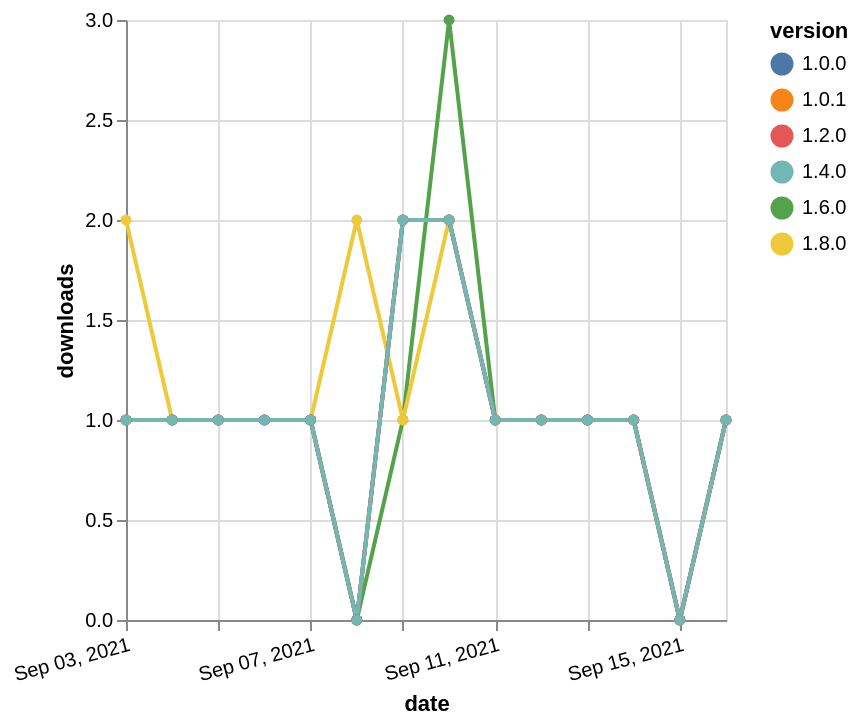

Here is the Vega-Lite specification saved for this chart:
### Vega-Lite specification from a JSON file in a GitHub repository (floating-point values rounded to 4 significant figures)
{"$schema": "https://vega.github.io/schema/vega-lite/v5.json", "description": "A simple bar chart with embedded data.", "data": {"values": [{"date": "2021-09-03", "total": 180, "delta": 1, "version": "1.6.0"}, {"date": "2021-09-04", "total": 181, "delta": 1, "version": "1.6.0"}, {"date": "2021-09-05", "total": 182, "delta": 1, "version": "1.6.0"}, {"date": "2021-09-06", "total": 183, "delta": 1, "version": "1.6.0"}, {"date": "2021-09-07", "total": 184, "delta": 1, "version": "1.6.0"}, {"date": "2021-09-08", "total": 184, "delta": 0, "version": "1.6.0"}, {"date": "2021-09-09", "total": 185, "delta": 1, "version": "1.6.0"}, {"date": "2021-09-10", "total": 188, "delta": 3, "version": "1.6.0"}, {"date": "2021-09-11", "total": 189, "delta": 1, "version": "1.6.0"}, {"date": "2021-09-12", "total": 190, "delta": 1, "version": "1.6.0"}, {"date": "2021-09-13", "total": 191, "delta": 1, "version": "1.6.0"}, {"date": "2021-09-14", "total": 192, "delta": 1, "version": "1.6.0"}, {"date": "2021-09-15", "total": 192, "delta": 0, "version": "1.6.0"}, {"date": "2021-09-16", "total": 193, "delta": 1, "version": "1.6.0"}, {"date": "2021-09-03", "total": 120, "delta": 2, "version": "1.8.0"}, {"date": "2021-09-04", "total": 121, "delta": 1, "version": "1.8.0"}, {"date": "2021-09-05", "total": 122, "delta": 1, "version": "1.8.0"}, {"date": "2021-09-06", "total": 123, "delta": 1, "version": "1.8.0"}, {"date": "2021-09-07", "total": 124, "delta": 1, "version": "1.8.0"}, {"date": "2021-09-08", "total": 126, "delta": 2, "version": "1.8.0"}, {"date": "2021-09-09", "total": 127, "delta": 1, "version": "1.8.0"}, {"date": "2021-09-10", "total": 129, "delta": 2, "version": "1.8.0"}, {"date": "2021-09-11", "total": 130, "delta": 1, "version": "1.8.0"}, {"date": "2021-09-12", "total": 131, "delta": 1, "version": "1.8.0"}, {"date": "2021-09-13", "total": 132, "delta": 1, "version": "1.8.0"}, {"date": "2021-09-14", "total": 133, "delta": 1, "version": "1.8.0"}, {"date": "2021-09-15", "total": 133, "delta": 0, "version": "1.8.0"}, {"date": "2021-09-16", "total": 134, "delta": 1, "version": "1.8.0"}, {"date": "2021-09-03", "total": 191, "delta": 1, "version": "1.0.1"}, {"date": "2021-09-04", "total": 192, "delta": 1, "version": "1.0.1"}, {"date": "2021-09-05", "total": 193, "delta": 1, "version": "1.0.1"}, {"date": "2021-09-06", "total": 194, "delta": 1, "version": "1.0.1"}, {"date": "2021-09-07", "total": 195, "delta": 1, "version": "1.0.1"}, {"date": "2021-09-08", "total": 195, "delta": 0, "version": "1.0.1"}, {"date": "2021-09-09", "total": 197, "delta": 2, "version": "1.0.1"}, {"date": "2021-09-10", "total": 199, "delta": 2, "version": "1.0.1"}, {"date": "2021-09-11", "total": 200, "delta": 1, "version": "1.0.1"}, {"date": "2021-09-12", "total": 201, "delta": 1, "version": "1.0.1"}, {"date": "2021-09-13", "total": 202, "delta": 1, "version": "1.0.1"}, {"date": "2021-09-14", "total": 203, "delta": 1, "version": "1.0.1"}, {"date": "2021-09-15", "total": 203, "delta": 0, "version": "1.0.1"}, {"date": "2021-09-16", "total": 204, "delta": 1, "version": "1.0.1"}, {"date": "2021-09-03", "total": 221, "delta": 1, "version": "1.0.0"}, {"date": "2021-09-04", "total": 222, "delta": 1, "version": "1.0.0"}, {"date": "2021-09-05", "total": 223, "delta": 1, "version": "1.0.0"}, {"date": "2021-09-06", "total": 224, "delta": 1, "version": "1.0.0"}, {"date": "2021-09-07", "total": 225, "delta": 1, "version": "1.0.0"}, {"date": "2021-09-08", "total": 225, "delta": 0, "version": "1.0.0"}, {"date": "2021-09-09", "total": 227, "delta": 2, "version": "1.0.0"}, {"date": "2021-09-10", "total": 229, "delta": 2, "version": "1.0.0"}, {"date": "2021-09-11", "total": 230, "delta": 1, "version": "1.0.0"}, {"date": "2021-09-12", "total": 231, "delta": 1, "version": "1.0.0"}, {"date": "2021-09-13", "total": 232, "delta": 1, "version": "1.0.0"}, {"date": "2021-09-14", "total": 233, "delta": 1, "version": "1.0.0"}, {"date": "2021-09-15", "total": 233, "delta": 0, "version": "1.0.0"}, {"date": "2021-09-16", "total": 234, "delta": 1, "version": "1.0.0"}, {"date": "2021-09-03", "total": 174, "delta": 1, "version": "1.2.0"}, {"date": "2021-09-04", "total": 175, "delta": 1, "version": "1.2.0"}, {"date": "2021-09-05", "total": 176, "delta": 1, "version": "1.2.0"}, {"date": "2021-09-06", "total": 177, "delta": 1, "version": "1.2.0"}, {"date": "2021-09-07", "total": 178, "delta": 1, "version": "1.2.0"}, {"date": "2021-09-08", "total": 178, "delta": 0, "version": "1.2.0"}, {"date": "2021-09-09", "total": 180, "delta": 2, "version": "1.2.0"}, {"date": "2021-09-10", "total": 182, "delta": 2, "version": "1.2.0"}, {"date": "2021-09-11", "total": 183, "delta": 1, "version": "1.2.0"}, {"date": "2021-09-12", "total": 184, "delta": 1, "version": "1.2.0"}, {"date": "2021-09-13", "total": 185, "delta": 1, "version": "1.2.0"}, {"date": "2021-09-14", "total": 186, "delta": 1, "version": "1.2.0"}, {"date": "2021-09-15", "total": 186, "delta": 0, "version": "1.2.0"}, {"date": "2021-09-16", "total": 187, "delta": 1, "version": "1.2.0"}, {"date": "2021-09-03", "total": 154, "delta": 1, "version": "1.4.0"}, {"date": "2021-09-04", "total": 155, "delta": 1, "version": "1.4.0"}, {"date": "2021-09-05", "total": 156, "delta": 1, "version": "1.4.0"}, {"date": "2021-09-06", "total": 157, "delta": 1, "version": "1.4.0"}, {"date": "2021-09-07", "total": 158, "delta": 1, "version": "1.4.0"}, {"date": "2021-09-08", "total": 158, "delta": 0, "version": "1.4.0"}, {"date": "2021-09-09", "total": 160, "delta": 2, "version": "1.4.0"}, {"date": "2021-09-10", "total": 162, "delta": 2, "version": "1.4.0"}, {"date": "2021-09-11", "total": 163, "delta": 1, "version": "1.4.0"}, {"date": "2021-09-12", "total": 164, "delta": 1, "version": "1.4.0"}, {"date": "2021-09-13", "total": 165, "delta": 1, "version": "1.4.0"}, {"date": "2021-09-14", "total": 166, "delta": 1, "version": "1.4.0"}, {"date": "2021-09-15", "total": 166, "delta": 0, "version": "1.4.0"}, {"date": "2021-09-16", "total": 167, "delta": 1, "version": "1.4.0"}]}, "width": "container", "mark": {"type": "line", "point": {"filled": true}}, "encoding": {"x": {"field": "date", "type": "temporal", "timeUnit": "yearmonthdate", "title": "date", "axis": {"labelAngle": -15}}, "y": {"field": "delta", "type": "quantitative", "title": "downloads"}, "color": {"field": "version", "type": "nominal"}, "tooltip": {"field": "delta"}}}
